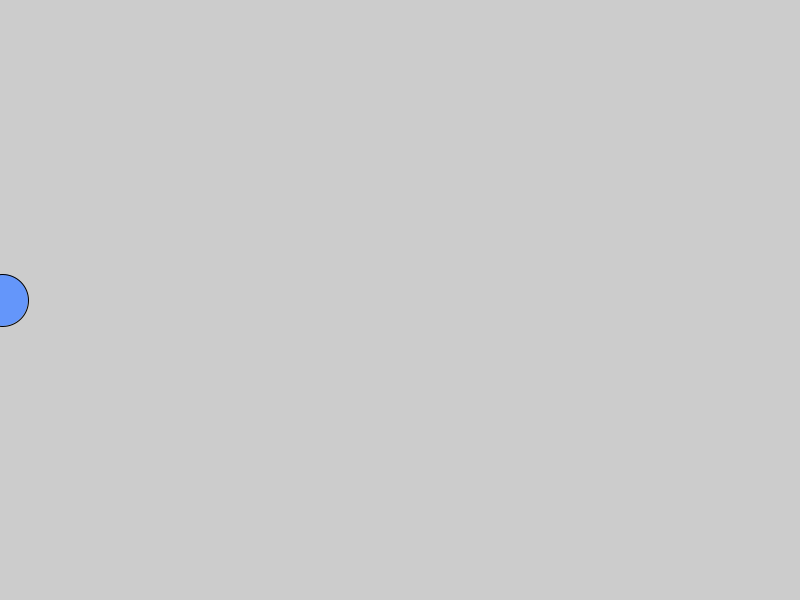
Frame 1 (no input)
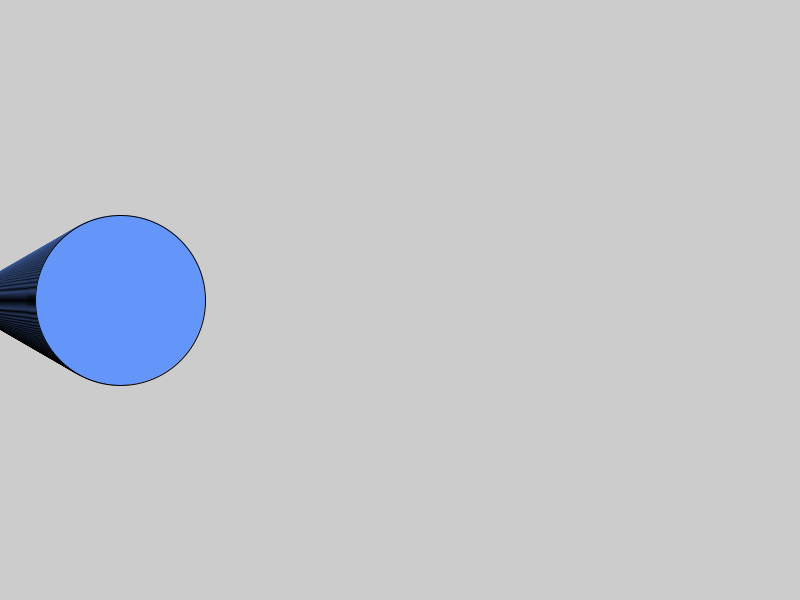
Frame 60 (the mouse pressed at the canvas centre just before this capture)
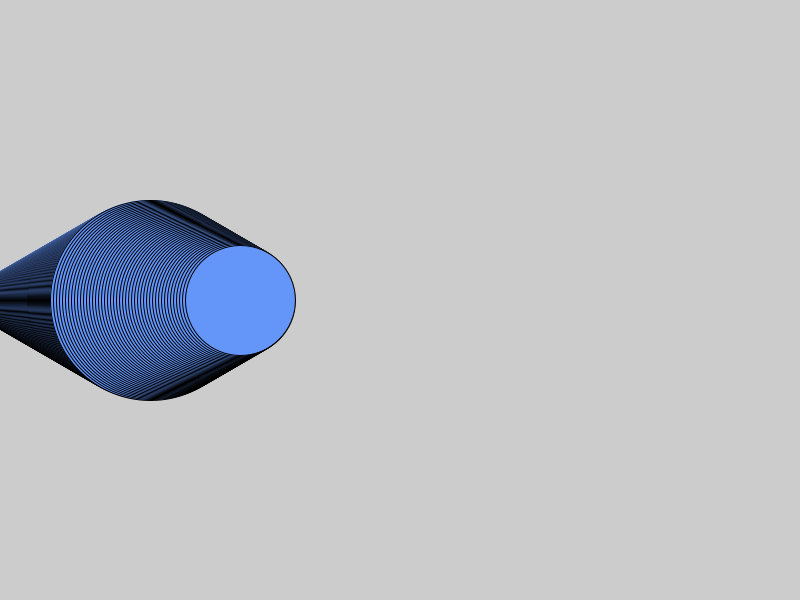
Frame 120 (the mouse held since frame 60 and released just before this capture)

The Processing sketch that drew these frames (run headless with seeded random() and noise(); from frame 60 on, the mouse is pressed at the canvas centre):

// Processing sketch: Mode_Art_3
// ── Mode_Art_3.pde
float circleSize; // Current size of the circle
float growthRate; // Rate at which the circle grows
boolean isGrowing; // Flag to check if the circle is growing
float x; // X position of the circle
float speed; // Speed of the circle's movement
void setup() {
  size(800, 600); // Set the size of the window
  circleSize = 50; // Initial size of the circle
  growthRate = 2; // Rate of growth
  isGrowing = true; // Start with the circle growing
  x = 0; // Start position of the circle
  speed = 2; // Speed of movement
}

void draw() {
  //background(0); // White background

  // Update the size of the circle
  if (isGrowing) {
    circleSize += growthRate; // Increase size
    if (circleSize >= 200) { // Maximum size
      isGrowing = false; // Start shrinking
    }
  } else {
    circleSize -= growthRate; // Decrease size
    if (circleSize <= 50) { // Minimum size
      isGrowing = true; // Start growing again
    }
  }
   x += speed; // Move the circle to the right
  if (x > width + circleSize / 2) { // If it goes off the right edge
    x = -circleSize / 2; // Reset to the left side
  }
  // Draw the circle
  fill(100, 150, 250); // Set the color of the circle
  ellipse(x, height / 2, circleSize, circleSize); // Draw the circle at the center
}
